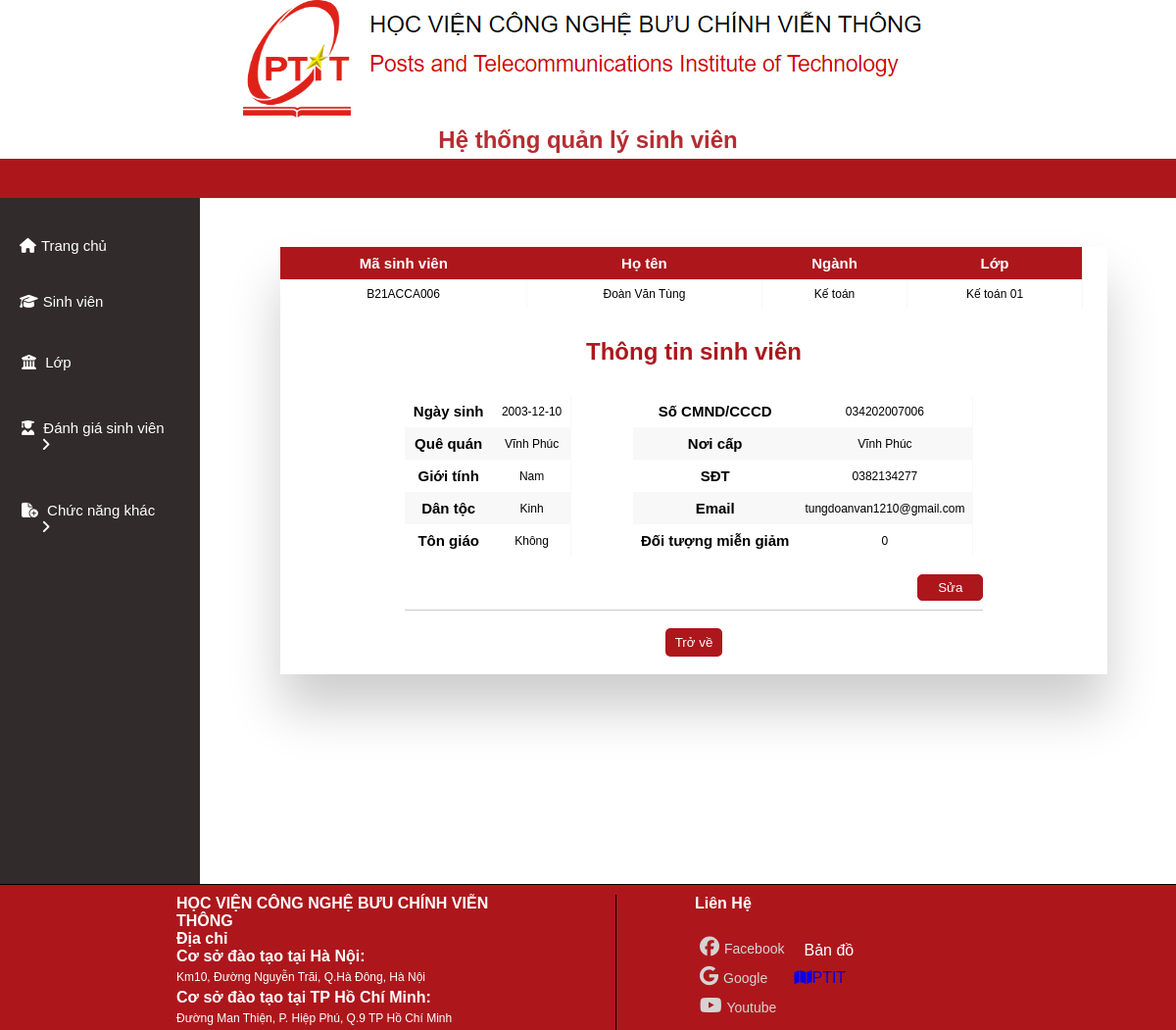
Screenshot of /quanlysinhvien/thongtinsv.php?id=B21ACCA006 with the database file from the repository.
### tables this page shows
CREATE TABLE `sinhvien` (
  `MaSV` varchar(255) NOT NULL,
  `TenSV` varchar(255) NOT NULL,
  `GioiTinh` varchar(255) NOT NULL,
  `NgaySinh` date NOT NULL,
  `QueQuan` varchar(255) NOT NULL,
  `DanToc` varchar(255) NOT NULL,
  `TonGiao` varchar(255) NOT NULL,
  `SoCMT` varchar(255) NOT NULL,
  `NoiCapCMT` varchar(255) NOT NULL,
  `SDT` varchar(10) NOT NULL,
  `Email` text NOT NULL,
  `DoiTuongMG` int(11) NOT NULL,
  `MaLop` varchar(255) DEFAULT NULL,
  `MaNganh` varchar(255) NOT NULL
);

CREATE TABLE `nganh` (
  `MaNganh` varchar(255) NOT NULL,
  `TenNganh` varchar(255) NOT NULL,
  `MaKhoa` varchar(255) NOT NULL
);

CREATE TABLE `lop` (
  `MaLop` varchar(255) NOT NULL,
  `TenLop` varchar(255) NOT NULL,
  `MaNganh` varchar(255) NOT NULL,
  `MaGV` varchar(255) NOT NULL
);

### quanlysinhvien/thongtinsv.php (the view, shortened to what this page needs)
<?php
     $conn = mysqli_connect("localhost", "root", "", "qlsv") or die("Connection failed !");
     mysqli_set_charset($conn, 'utf8');
     $id = $_GET["id"];
     $result = mysqli_query($conn, "select *from lop join sinhvien on sinhvien.MaLop=lop.MaLop
                                    join nganh on lop.MaNganh = nganh.MaNganh where MaSV='$id'");
     $item = mysqli_fetch_array($result);
     $resultnull = mysqli_query($conn, "select *from sinhvien
                                        join nganh on nganh.MaNganh = sinhvien.MaNganh where MaSV='$id'");
     $itemnull = mysqli_fetch_array($resultnull);
?>
<!DOCTYPE html>
<html lang="en">
<head>
    <link rel="stylesheet"
          href="../styleAdmin.css?v=1.0">
    <link rel="stylesheet"
          href="https://cdnjs.cloudflare.com/ajax/libs/font-awesome/6.1.1/css/all.min.css">
</head>
<body>
    <?php include("../header.php"); ?>
    <?php include("../nav.php"); ?>
    <section>
        <div class="section-contain">
            <?php include("../menu.php"); ?>
            <div id="showFunction">
                <div class="table-wrapper">
                    <?php if( $item['MaLop'] == NULL){?>
                    <table class="fl-table tt">
                        <thead>
                            <tr>
                                <th>Mã sinh viên</th>
                                <th>Họ tên</th>
                                <th>Ngành</th>
                                <th>Lớp</th>
                            </tr>
                        </thead>
                        <tbody>
                            <tr>
                                <td><?php echo $itemnull['MaSV']; ?></td>
                                <td><?php echo $itemnull['TenSV']; ?></td>
                                <td><?php echo $itemnull['TenNganh']; ?></td>
                                <td><?php echo "Chưa xét lớp" ?></td>
                            </tr>
                        </tbody>
                    </table>
                    <div class="head_title">
                        <h1>Thông tin sinh viên</h1>
                        <div class="ttsv"
                             style="display:flex; justify-content: space-between;">
                            <div>
                                <table class="fl-table tt">
                                    <tr>
                                        <th>Ngày sinh</th>
                                        <td><?php echo $itemnull['NgaySinh']; ?></td>
                                    </tr>
                                    <tr>
                                        <th>Quê quán</th>
                                        <td><?php echo $itemnull['QueQuan']; ?></td>
                                    </tr>
                                    <tr>
                                        <th>Giới tính</th>
                                        <td><?php echo $itemnull['GioiTinh']; ?></td>
                                    </tr>
                                    <tr>
                                        <th>Dân tộc</th>
                                        <td><?php echo $itemnull['DanToc']; ?></td>
                                    </tr>
                                    <tr>
                                        <th>Tôn giáo</th>
                                        <td><?php echo $itemnull['TonGiao']; ?></td>
                                    </tr>
                                </table>
                            </div>
                            <div>
                                <table class="fl-table tt">
                                    <tr>
                                        <th>Số CMND/CCCD</th>
                                        <td><?php echo $itemnull['SoCMT']; ?></td>
                                    </tr>
                                    <tr>
                                        <th>Nơi cấp</th>
                                        <td><?php echo $itemnull['NoiCapCMT']; ?></td>
                                    </tr>
                                    <tr>
                                        <th>SĐT</th>
                                        <td><?php echo $itemnull['SDT']; ?></td>
                                    </tr>
                                    <tr>
                                        <th>Email</th>
                                        <td><?php echo $itemnull['Email']; ?></td>
                                    </tr>
                                    <tr>
                                        <th>Đối tượng miễn giảm</th>
                                        <td><?php echo $itemnull['DoiTuongMG']; ?></td>
                                    </tr>
                                </table>
                            </div>
                        </div>
                        <br>
                        <button class="btnSave"
                                onclick="window.location='../quanlysinhvien/suasinhvien.php?id=<?php echo $itemnull['MaSV'] ?>'">Sửa</button><br><br>
                    </div>
                    <?php }else{?>
                    <table class="fl-table tt">
                        <thead>
                            <tr>
                                <th>Mã sinh viên</th>
                                <th>Họ tên</th>
                                <th>Ngành</th>
                                <th>Lớp</th>
                            </tr>
                        </thead>
                        <tbody>
                            <tr>
                                <td><?php echo $item['MaSV']; ?></td>
                                <td><?php echo $item['TenSV']; ?></td>
                                <td><?php echo $item['TenNganh']; ?></td>
                                <td><?php echo $item['TenLop']; ?></td>
                            </tr>
                        </tbody>
                    </table>
                    <div class="head_title">
                        <h1>Thông tin sinh viên</h1>
                        <div class="ttsv"
                             style="display:flex; justify-content: space-between;">
                            <div>
                                <table class="fl-table tt">
                                    <tr>
                                        <th>Ngày sinh</th>
                                        <td><?php echo $item['NgaySinh']; ?></td>
                                    </tr>
                                    <tr>
                                        <th>Quê quán</th>
                                        <td><?php echo $item['QueQuan']; ?></td>
                                    </tr>
                                    <tr>
                                        <th>Giới tính</th>
                                        <td><?php echo $item['GioiTinh']; ?></td>
                                    </tr>
                                    <tr>
                                        <th>Dân tộc</th>
                                        <td><?php echo $item['DanToc']; ?></td>
                                    </tr>
                                    <tr>
                                        <th>Tôn giáo</th>
                                        <td><?php echo $item['TonGiao']; ?></td>
                                    </tr>
                                </table>
                            </div>
                            <div>
                                <table class="fl-table tt">
                                    <tr>
                                        <th>Số CMND/CCCD</th>
                                        <td><?php echo $item['SoCMT']; ?></td>
                                    </tr>
                                    <tr>
                                        <th>Nơi cấp</th>
                                        <td><?php echo $item['NoiCapCMT']; ?></td>
                                    </tr>
                                    <tr>
                                        <th>SĐT</th>
                                        <td><?php echo $item['SDT']; ?></td>
                                    </tr>
                                    <tr>
                                        <th>Email</th>
                                        <td><?php echo $item['Email']; ?></td>
                                    </tr>
                                    <tr>
                                        <th>Đối tượng miễn giảm</th>
                                        <td><?php echo $item['DoiTuongMG']; ?></td>
                                    </tr>
                                </table>
                            </div>
                        </div>
                        <br>
                        <button class="btnSave"
                                onclick="window.location='../quanlysinhvien/suasinhvien.php?id=<?php echo $item['MaSV'] ?>'">Sửa</button><br><br>
                    </div>
                    <?php }?>
                    <br>
                    <button class="btn-submit-css"
                            onclick="window.location = '../quanlysinhvien/showsinhvien.php'">Trở về</button><br><br>
                </div>
            </div>
    </section>
    <?php include("../footer.php"); ?>
</body>
</html>

### styleAdmin.css (style rules this page uses)
* { padding: 0; margin: 0; box-sizing: border-box; font-family: sans-serif; }
section { text-align: center; }
#showFunction { margin: 40px 0 0 5px; height: 100%; float: right; width: 82%; border-radius: 5px; }
.table-wrapper { margin: 10px 70px 70px; box-shadow: 0px 35px 50px rgba(0, 0, 0, 0.2); }
.fl-table { border-radius: 5px; font-size: 15px; font-weight: normal; border: none; width: 97%; border-collapse: collapse; white-space: nowrap; background-color: white; margin-right: 10px; }
.fl-table td, .fl-table th { text-align: center; padding: 8px; }
.fl-table td { border-right: 1px solid #f8f8f8; font-size: 12px; }
.fl-table thead th { color: #ffffff; background: rgb(173, 23, 28); }
.fl-table thead th:nth-child(odd) { color: #ffffff; background: rgb(173, 23, 28); }
.fl-table tr:nth-child(even) { background: #f8f8f8; }
.btnSave { float: right; border: 1px solid rgb(173, 23, 28); border-radius: 5px; padding: 5px 20px; background-color: rgb(173, 23, 28); color: white; }
h1 { margin: 30px; color: rgb(173, 23, 28); }
.head_title { margin: 0 auto; width: 70%; align-items: center; text-align: center; border-bottom: 1px solid #ccc; }
.btn-submit-css { padding: 7px 10px; border: none; background-color: rgb(173, 23, 28); color: white; border-radius: 5px; cursor: pointer; }

### rows the page displays
sinhvien: MaSV "B21ACCA006", TenSV "Đoàn Văn Tùng", MaNganh.TenNganh "Kế toán", MaLop.TenLop "Kế toán 01", NgaySinh "2003-12-10", QueQuan "Vĩnh Phúc", GioiTinh "Nam", DanToc "Kinh", TonGiao "Không", SoCMT "034202007006", NoiCapCMT "Vĩnh Phúc", SDT "0382134277", Email "tungdoanvan1210@gmail.com", DoiTuongMG "0"
